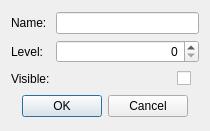
<?xml version="1.0" encoding="UTF-8"?>
<ui version="4.0">
 <class>layerProperties</class>
 <widget class="QDialog" name="layerProperties">
  <property name="geometry">
   <rect>
    <x>0</x>
    <y>0</y>
    <width>210</width>
    <height>131</height>
   </rect>
  </property>
  <property name="windowTitle">
   <string>Layer Properties</string>
  </property>
  <property name="layoutDirection">
   <enum>Qt::LeftToRight</enum>
  </property>
  <property name="autoFillBackground">
   <bool>false</bool>
  </property>
  <property name="modal">
   <bool>true</bool>
  </property>
  <layout class="QVBoxLayout" name="verticalLayout">
   <item>
    <layout class="QGridLayout" name="gridLayout">
     <item row="0" column="0">
      <widget class="QLabel" name="label">
       <property name="text">
        <string>Name:</string>
       </property>
      </widget>
     </item>
     <item row="1" column="0">
      <widget class="QLabel" name="label_2">
       <property name="text">
        <string>Level:</string>
       </property>
      </widget>
     </item>
     <item row="1" column="1">
      <widget class="QSpinBox" name="level_spinBox">
       <property name="sizePolicy">
        <sizepolicy hsizetype="Minimum" vsizetype="Fixed">
         <horstretch>0</horstretch>
         <verstretch>0</verstretch>
        </sizepolicy>
       </property>
       <property name="mouseTracking">
        <bool>false</bool>
       </property>
       <property name="alignment">
        <set>Qt::AlignRight|Qt::AlignTrailing|Qt::AlignVCenter</set>
       </property>
      </widget>
     </item>
     <item row="0" column="1">
      <widget class="QLineEdit" name="layerName_edit">
       <property name="text">
        <string/>
       </property>
       <property name="alignment">
        <set>Qt::AlignRight|Qt::AlignTrailing|Qt::AlignVCenter</set>
       </property>
      </widget>
     </item>
     <item row="2" column="0">
      <widget class="QLabel" name="label_3">
       <property name="text">
        <string>Visible:</string>
       </property>
      </widget>
     </item>
     <item row="2" column="1">
      <widget class="QWidget" name="horizontalWidget" native="true">
       <property name="sizePolicy">
        <sizepolicy hsizetype="Maximum" vsizetype="Maximum">
         <horstretch>0</horstretch>
         <verstretch>0</verstretch>
        </sizepolicy>
       </property>
       <property name="layoutDirection">
        <enum>Qt::RightToLeft</enum>
       </property>
       <layout class="QHBoxLayout" name="horizontalLayout">
        <property name="spacing">
         <number>0</number>
        </property>
        <property name="leftMargin">
         <number>0</number>
        </property>
        <property name="topMargin">
         <number>2</number>
        </property>
        <property name="rightMargin">
         <number>8</number>
        </property>
        <property name="bottomMargin">
         <number>2</number>
        </property>
        <item>
         <widget class="QCheckBox" name="visibility_checkBox">
          <property name="sizePolicy">
           <sizepolicy hsizetype="Maximum" vsizetype="Fixed">
            <horstretch>0</horstretch>
            <verstretch>0</verstretch>
           </sizepolicy>
          </property>
          <property name="text">
           <string/>
          </property>
         </widget>
        </item>
       </layout>
      </widget>
     </item>
    </layout>
   </item>
   <item>
    <widget class="QDialogButtonBox" name="buttonBox">
     <property name="orientation">
      <enum>Qt::Horizontal</enum>
     </property>
     <property name="standardButtons">
      <set>QDialogButtonBox::Cancel|QDialogButtonBox::Ok</set>
     </property>
     <property name="centerButtons">
      <bool>true</bool>
     </property>
    </widget>
   </item>
  </layout>
 </widget>
 <resources/>
 <connections>
  <connection>
   <sender>buttonBox</sender>
   <signal>accepted()</signal>
   <receiver>layerProperties</receiver>
   <slot>accept()</slot>
   <hints>
    <hint type="sourcelabel">
     <x>248</x>
     <y>254</y>
    </hint>
    <hint type="destinationlabel">
     <x>157</x>
     <y>274</y>
    </hint>
   </hints>
  </connection>
  <connection>
   <sender>buttonBox</sender>
   <signal>rejected()</signal>
   <receiver>layerProperties</receiver>
   <slot>reject()</slot>
   <hints>
    <hint type="sourcelabel">
     <x>316</x>
     <y>260</y>
    </hint>
    <hint type="destinationlabel">
     <x>286</x>
     <y>274</y>
    </hint>
   </hints>
  </connection>
 </connections>
</ui>
